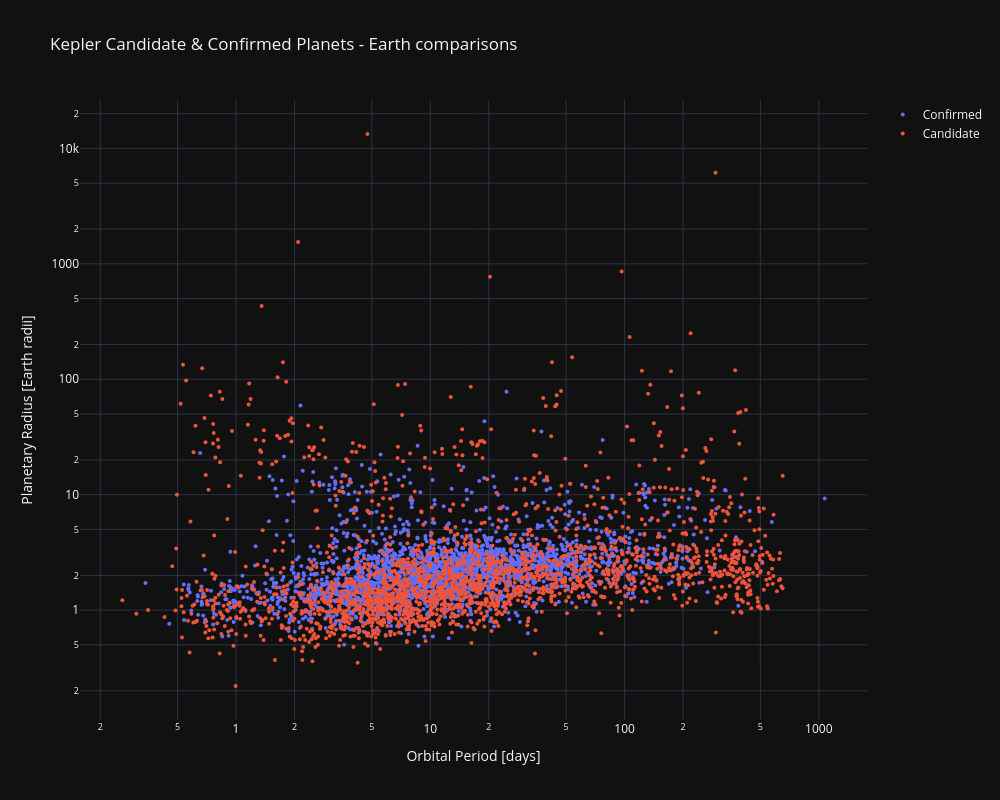

The code cell stored with this chart in its notebook:
### Code cell
plot_radii = go.Figure()

# 1st trace for CONFIRMED exoplanets
plot_radii.add_trace(
    go.Scatter(
        x=kepler_confirmed["Orbital_Period_[days]"],
        y=kepler_confirmed["Planetary_Radius_[Earth radii]"],
        showlegend=True,
        name = "Confirmed",
        mode = "markers",
        marker=dict(
            size=4,
            colorscale="Tealgrn"
        ),
        
    )
)

# 2nd trace for CANDIDATE exoplanets
plot_radii.add_trace(
    go.Scatter(
        x=kepler_candidates["Orbital_Period_[days]"],
        y=kepler_candidates["Planetary_Radius_[Earth radii]"],
        showlegend=True,
        name = "Candidate",
        mode = "markers",
        marker=dict(
            size=4,
            colorscale="Sunsetdark"
        ),
    )
)


plot_radii.update_xaxes(type="log", title_text = "Orbital Period [days]")
plot_radii.update_yaxes(type="log", title_text = "Planetary Radius [Earth radii]")

plot_radii.update_layout(
    title="Kepler Candidate & Confirmed Planets - Earth comparisons",
    template="plotly_dark",
    width=1000, height=800,
)

plot_radii.show()

### Figure 1 — Plotly figure (JSON) as saved in the notebook; plotly's stock layout.template omitted (floating-point values rounded to 4 significant figures; data arrays with more than 128 entries replaced by an {"elided": "..."} marker saying what was removed)
{"data": [{"marker": {"colorscale": [[0, "rgb(176, 242, 188)"], [0.1667, "rgb(137, 232, 172)"], [0.3333, "rgb(103, 219, 165)"], [0.5, "rgb(76, 200, 163)"], [0.6667, "rgb(56, 178, 163)"], [0.8333, "rgb(44, 152, 160)"], [1, "rgb(37, 125, 152)"]], "size": 4}, "mode": "markers", "name": "Confirmed", "showlegend": true, "type": "scatter", "x": {"elided": "2285 float values"}, "y": {"elided": "2285 float values"}}, {"marker": {"colorscale": [[0, "rgb(252, 222, 156)"], [0.1667, "rgb(250, 164, 118)"], [0.3333, "rgb(240, 116, 110)"], [0.5, "rgb(227, 79, 111)"], [0.6667, "rgb(220, 57, 119)"], [0.8333, "rgb(185, 37, 122)"], [1, "rgb(124, 29, 111)"]], "size": 4}, "mode": "markers", "name": "Candidate", "showlegend": true, "type": "scatter", "x": {"elided": "2136 float values"}, "y": {"elided": "2136 float values"}}], "layout": {"height": 800, "title": {"text": "Kepler Candidate & Confirmed Planets - Earth comparisons"}, "width": 1000, "xaxis": {"autorange": true, "range": [-0.8034, 3.248], "title": {"text": "Orbital Period [days]"}, "type": "log"}, "yaxis": {"autorange": true, "range": [-0.9522, 4.42], "title": {"text": "Planetary Radius [Earth radii]"}, "type": "log"}}}
